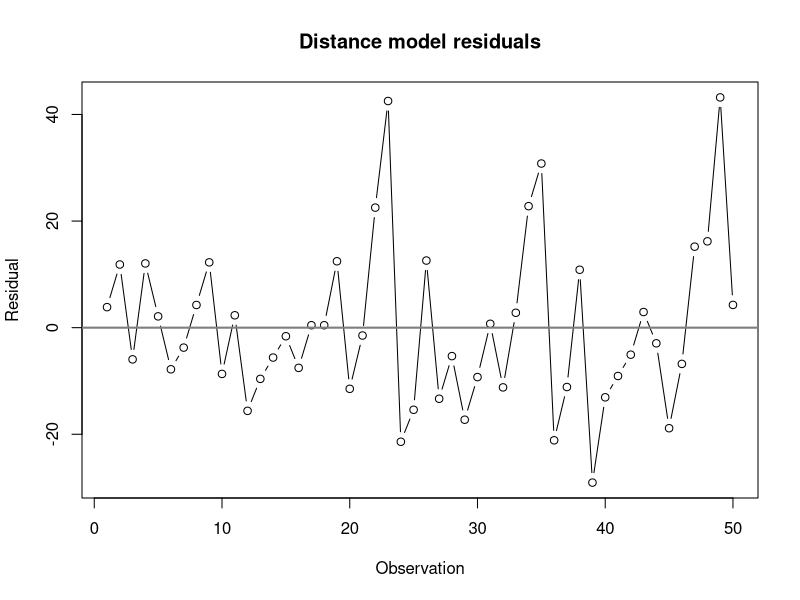
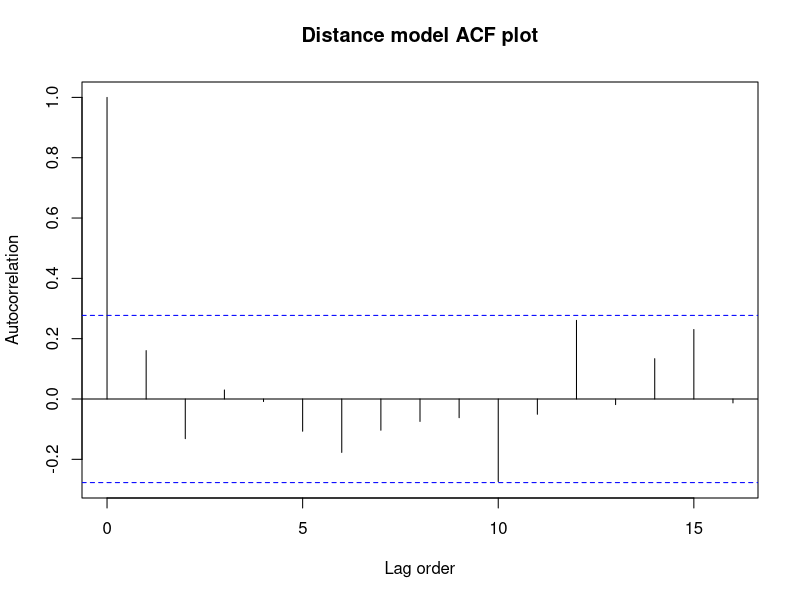
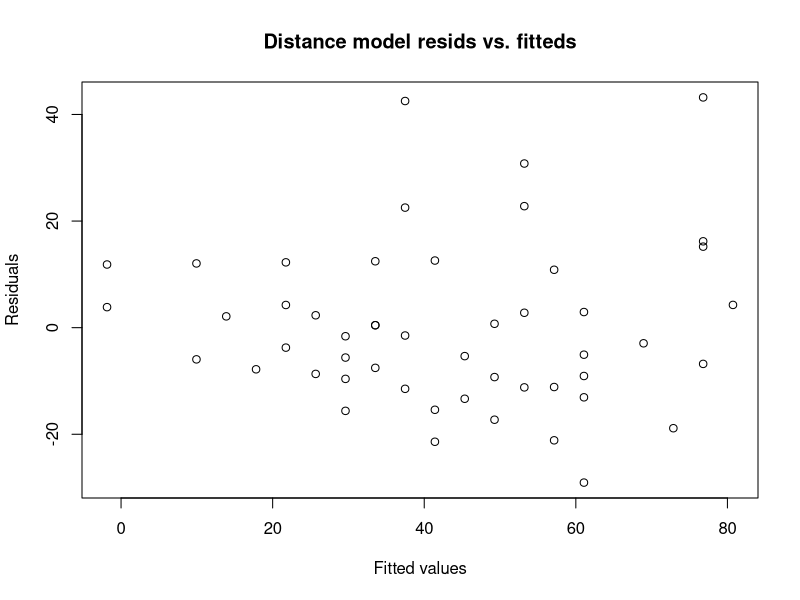
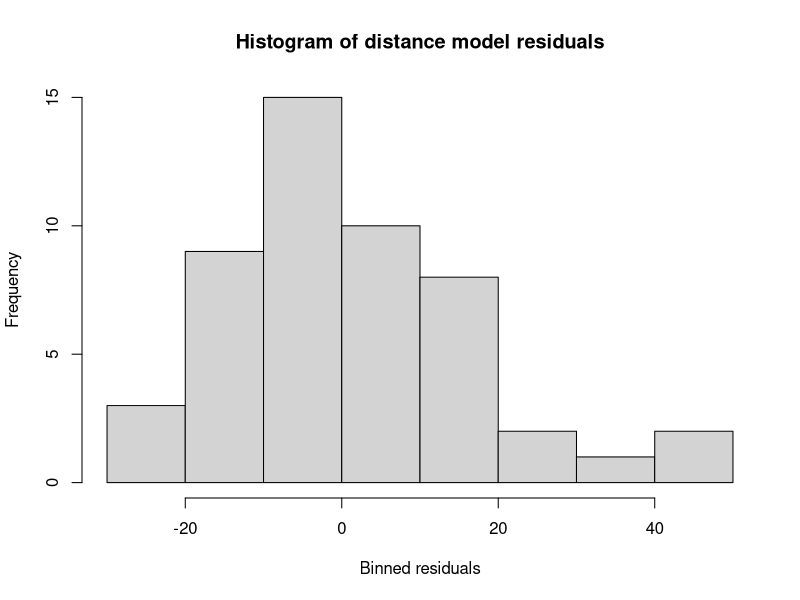
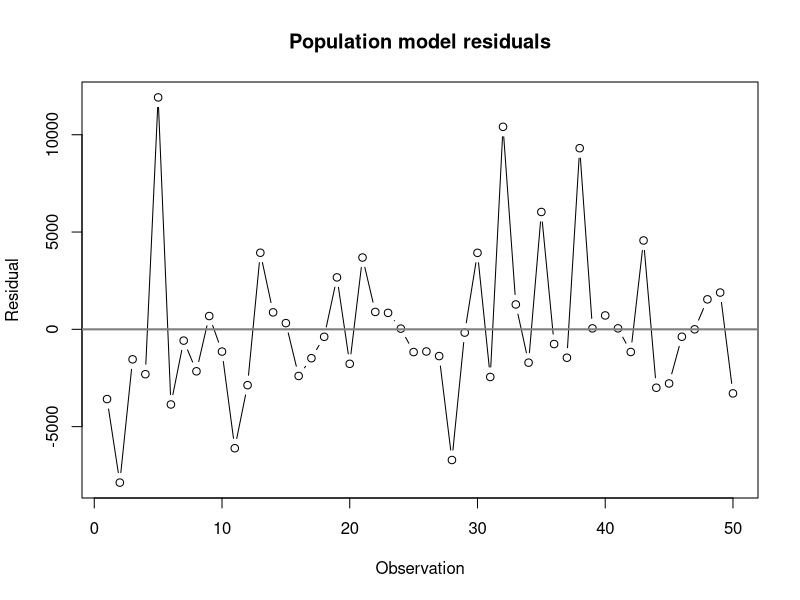
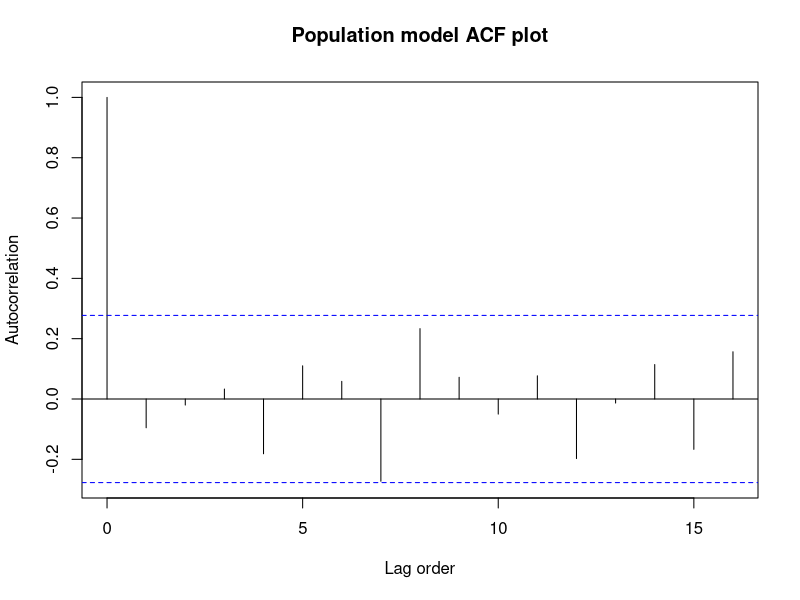
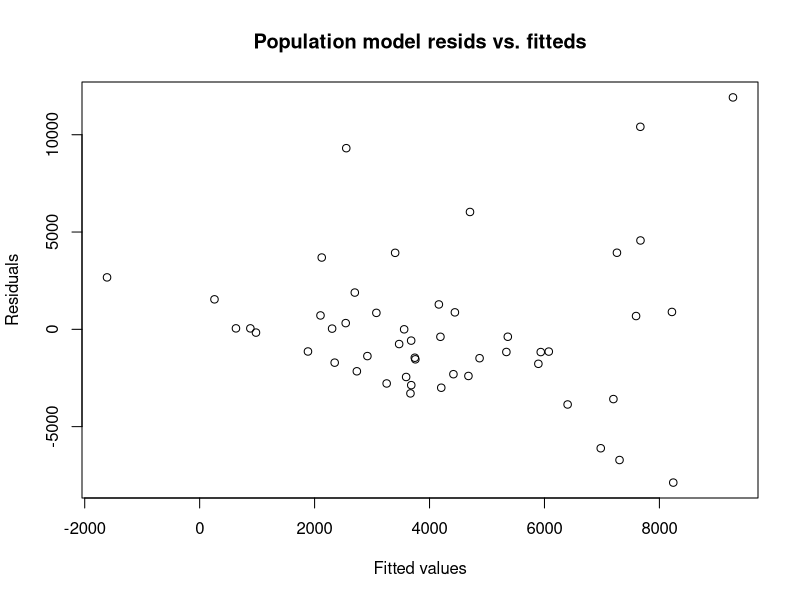
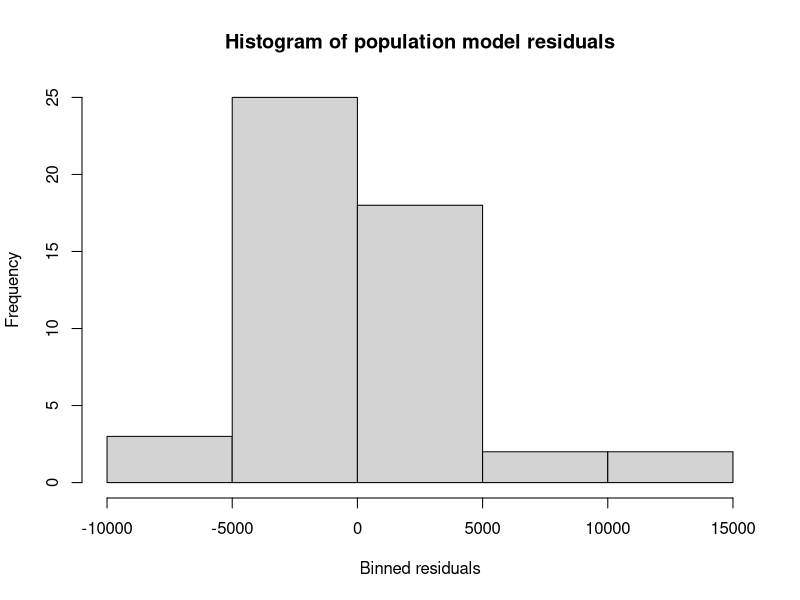

The R script that drew these images, in order:
## ---- chunk 1
car.lm <- lm(dist~speed,cars)
head(cars)
## ---- chunk 2
#| label: indexplot
plot(car.lm$residuals,type='b',main='Distance model residuals',
     xlab='Observation',ylab='Residual')
abline(h=0,lwd=2,col='grey50')
## ---- chunk 3
acf(car.lm$residuals,main='Distance model ACF plot',
     xlab='Lag order',ylab='Autocorrelation')
## ---- chunk 4
#install.packages('lmtest') #-- run as needed
library(zoo,quietly=TRUE,warn.conflicts=FALSE)
library(lmtest)
dwtest(car.lm)
## ---- chunk 5
plot(y=car.lm$residuals,x=car.lm$fitted.values,
     main='Distance model resids vs. fitteds',
     xlab='Fitted values',ylab='Residuals')
## ---- chunk 6
bptest(car.lm)
## ---- chunk 7
hist(car.lm$residuals,main='Histogram of distance model residuals',
     xlab='Binned residuals',ylab='Frequency')
## ---- chunk 8
ks.test(car.lm$residuals,pnorm,sd=summary(car.lm)$sigma)
shapiro.test(car.lm$residuals)
## ---- chunk 9
state.lm <- lm(Population~.,as.data.frame(state.x77[,1:5]))
head(state.x77)[,1:5]
## ---- chunk 10
plot(state.lm$residuals,type='b',main='Population model residuals',
     xlab='Observation',ylab='Residual')
abline(h=0,lwd=2,col='grey50')

acf(state.lm$residuals,main='Population model ACF plot',
     xlab='Lag order',ylab='Autocorrelation')

dwtest(state.lm)
## ---- chunk 11
plot(y=state.lm$residuals,x=state.lm$fitted.values,
     main='Population model resids vs. fitteds',
     xlab='Fitted values',ylab='Residuals')

bptest(state.lm)
## ---- chunk 12
hist(state.lm$residuals,main='Histogram of population model residuals',
     xlab='Binned residuals',ylab='Frequency')

ks.test(state.lm$residuals,pnorm,sd=summary(state.lm)$sigma)
shapiro.test(state.lm$residuals)
